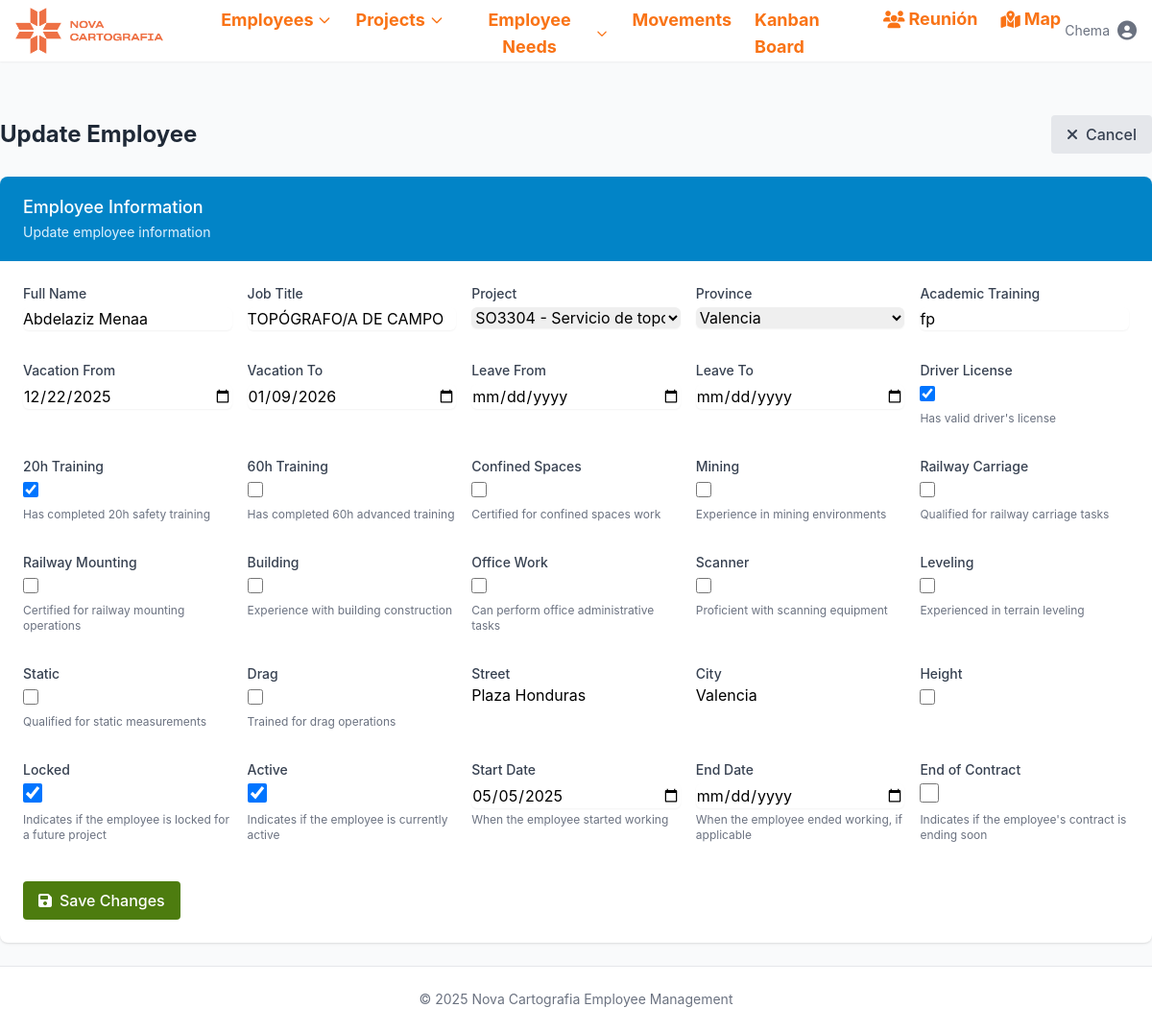
The page /employees/1/edit/ (signed in) on the database as committed earlier.
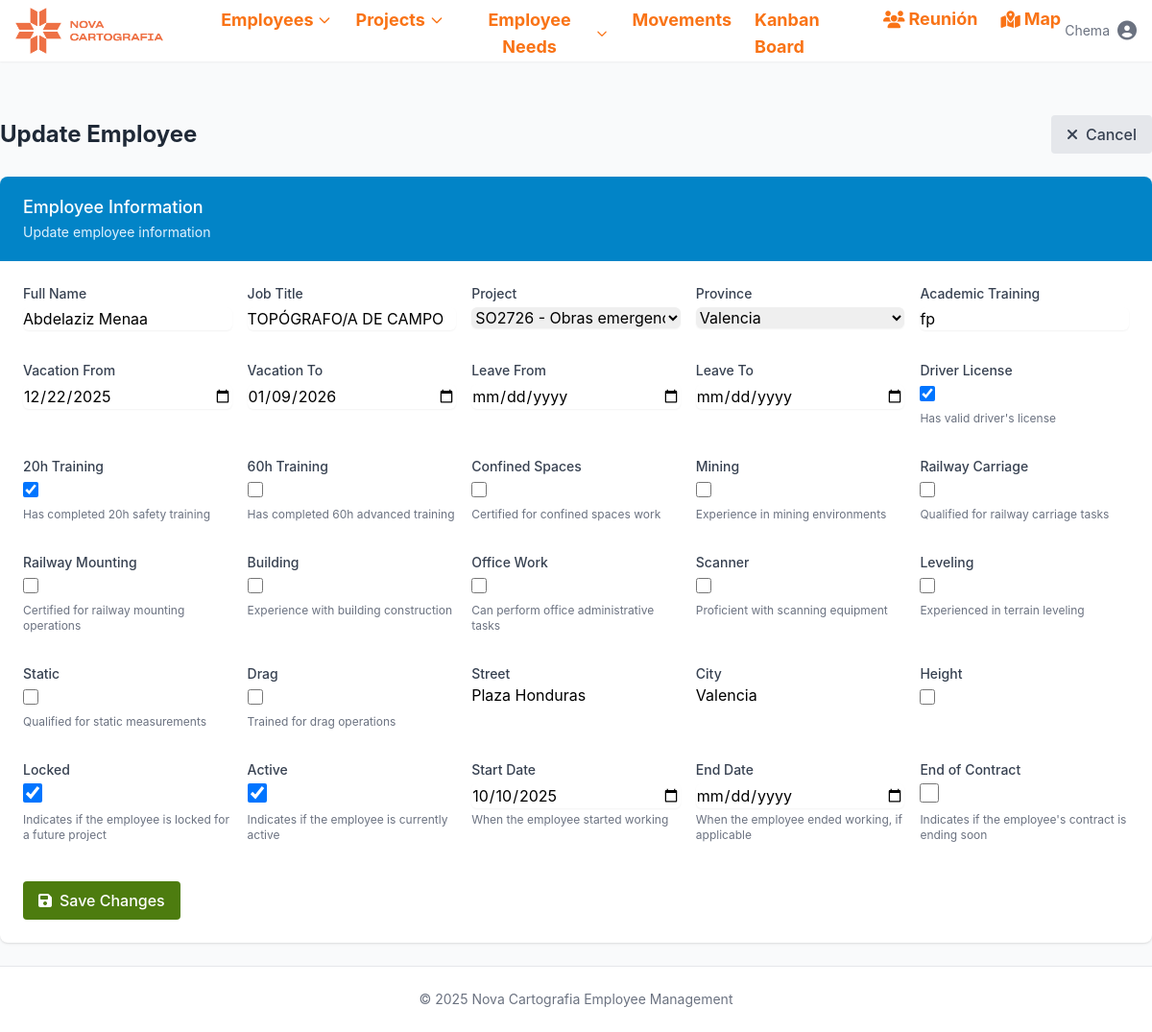
The same page on the database as committed later.
### novacartografia_employee_management/models.py (models this page shows, shortened)
class Employee(models.Model):
    name = models.CharField(max_length=100)
    job = models.CharField(max_length=100)
    project_id = models.ForeignKey(Project, on_delete=models.SET_NULL, related_name='employee_set', blank=True, null=True)
    street = models.CharField(max_length=100, blank=True, null=True)
    city = models.CharField(max_length=100, blank=True, null=True)
    active = models.BooleanField(default=True, help_text="Indicates if the employee is currently active")
    start_date = models.DateField(default=timezone.now, help_text="When the employee started working", null=True, blank=True)
    end_date = models.DateField(blank=True, null=True, help_text="When the employee ended working, if applicable")
    state = models.CharField(max_length=50, default='valencia',
           choices=[
                ('Araba (Álava)', 'Álava'),
                ('Albacete', 'Albacete'),
                ('Alacant (Alicante)', 'Alicante'),
                ('Almería', 'Almería'),
                ('Asturias', 'Asturias'),
                ('Ávila', 'Ávila'),
                ('Badajoz', 'Badajoz'),
                ('Barcelona', 'Barcelona'),
                ('Burgos', 'Burgos'),
                ('Cáceres', 'Cáceres'),
                ('Cádiz', 'Cádiz'),
                ('Cantabria', 'Cantabria'),
                ('Castelló (Castellón)', 'Castellón'),
                ('Ceuta', 'Ceuta'),
                ('Ciudad Real', 'Ciudad Real'),
                ('Córdoba', 'Córdoba'),
                ('Cuenca', 'Cuenca'),
                ('Gerona', 'Gerona'),
                ('Granada', 'Granada'),
                ('Guadalajara', 'Guadalajara'),
                ('Gipuzkoa (Guipúzcoa)', 'Guipúzcoa'),
                ('Huelva', 'Huelva'),
                ('Huesca', 'Huesca'),
                ('Islas Baleares', 'Islas Baleares'),
                ('Jaén', 'Jaén'),
                ('A Coruña (La Coruña)', 'La Coruña'),
                ('La Rioja', 'La Rioja'),
                ('Las Palmas', 'Las Palmas'),
                ('León', 'León'),
                ('Lérida', 'Lérida'),
                ('Lleida', 'Lérida'),  # Agregado porque aparece en tu CSV
                ('Lugo', 'Lugo'),
                ('Madrid', 'Madrid'),
                ('Málaga', 'Málaga'),
                ('Melilla', 'Melilla'),
                ('Murcia', 'Murcia'),
                ('Navarra (Nafarroa)', 'Navarra'),  # Corregido para coincidir con el CSV
                ('Orense', 'Orense'),
                ('Palencia', 'Palencia'),
                ('Pontevedra', 'Pontevedra'),
                ('Salamanca', 'Salamanca'),
                ('Santa Cruz de Tenerife', 'Santa Cruz de Tenerife'),
                ('Segovia', 'Segovia'),
                ('Sevilla', 'Sevilla'),
                ('Soria', 'Soria'),
                ('Tarragona', 'Tarragona'),
                ('Teruel', 'Teruel'),
                ('Toledo', 'Toledo'),
                ('Valencia', 'Valencia'),
                ('Valladolid', 'Valladolid'),
                ('Bizkaia (Vizcaya)', 'Vizcaya'),
                ('Zamora', 'Zamora'),
                ('Zaragoza', 'Zaragoza'),
            ])
    latitude = models.FloatField(null=True, blank=True)
    longitude = models.FloatField(null=True, blank=True)
    academic_training = models.CharField(max_length=100, blank=True, null=True)
    driver_license = models.BooleanField(default=False)
    twenty_hours = models.BooleanField(default=False)
    sixty_hours = models.BooleanField(default=False)
    confine = models.BooleanField(default=False)
    height = models.BooleanField(default=False)
    mining = models.BooleanField(default=False)
    railway_carriage = models.BooleanField(default=False)
    railway_mounting = models.BooleanField(default=False)
    building = models.BooleanField(default=False)
    office_work = models.BooleanField(default=False)
    scanner = models.BooleanField(default=False)
    leveling = models.BooleanField(default=False)
    static = models.BooleanField(default=False)
    drag = models.BooleanField(default=False)
    locked = models.BooleanField(default=False, help_text="Indicates if the employee is locked for a future project")
    vacations_from = models.DateField(blank=True, null=True)
    vacations_to = models.DateField(blank=True, null=True)
    leave_from = models.DateField(blank=True, null=True)
    leave_to = models.DateField(blank=True, null=True)
    end_contract = models.BooleanField(default=False, help_text="Indicates if the employee's contract is ending soon")

### novacartografia_employee_management/views.py (the view)
    def wrapper(request, *args, **kwargs):
        if not can_edit(request.user):
            messages.error(request, 'No tienes permisos para realizar esta acción.')
            return redirect('kanban_board')  # o la vista que prefieras
        return view_func(request, *args, **kwargs)

### novacartografia_employee_management/models.py (called while the page is built)
    def __str__(self):
        return self.name

### novacartografia_employee_management/views.py (called while the page is built)
def can_edit(user):
    try:
        solo_lectura_group = Group.objects.get(name='solo_lectura')
        return not user.groups.filter(id=solo_lectura_group.id).exists()
    except Group.DoesNotExist:
        return True

def require_edit_permission(view_func):
    def wrapper(request, *args, **kwargs):
        if not can_edit(request.user):
            messages.error(request, 'No tienes permisos para realizar esta acción.')
            return redirect('kanban_board')  # o la vista que prefieras
        return view_func(request, *args, **kwargs)
    return wrapper

### templates/novacartografia_employee_management/employee_form.html (shortened to what this page needs)
{% extends "base.html" %}
{% block content %}
<div class="mb-6 flex justify-between items-center">
    <h2 class="text-2xl font-bold text-gray-800">{{ title }}</h2>
    <div>
        {% if not is_new %}
            <a href="{% url 'employee_detail' employee.id %}" class="bg-gray-200 hover:bg-gray-300 text-gray-700 font-medium py-2 px-4 rounded flex items-center">
                <i class="fas fa-times mr-2"></i> Cancel
            </a>
        {% else %}
            <a href="{% url 'employee_list' %}" class="bg-gray-200 hover:bg-gray-300 text-gray-700 font-medium py-2 px-4 rounded flex items-center">
                <i class="fas fa-times mr-2"></i> Cancel
            </a>
        {% endif %}
    </div>
</div>
<div class="bg-white shadow overflow-hidden sm:rounded-lg">
    <div class="px-4 py-5 sm:px-6 bg-primary-600">
        <h3 class="text-lg leading-6 font-medium text-white">Employee Information</h3>
        <p class="mt-1 max-w-2xl text-sm text-primary-100">
            {% if is_new %}
                Enter the details for the new employee
            {% else %}
                Update employee information
            {% endif %}
        </p>
    </div>
    <div class="px-4 py-5 sm:p-6">
        <form method="post">
            <div class="grid grid-cols-1 sm:grid-cols-2 md:grid-cols-3 lg:grid-cols-5 gap-4">
                {% for field in form %}
                    <div class="mb-4">
                        <label for="{{ field.id_for_label }}" class="block text-sm font-medium text-gray-700">
                            {{ field.label }}
                        </label>
                        {% if field.field.widget.input_type == 'checkbox' %}
                            <div class="mt-1">
                                {{ field }}
                            </div>
                        {% else %}
                            {{ field }}
                        {% endif %}
                        {% if field.help_text %}
                            <p class="mt-1 text-xs text-gray-500">{{ field.help_text }}</p>
                        {% endif %}
                    </div>
                {% endfor %}
            </div>
            <div class="mt-6">
                <button type="submit" class="bg-lime-600 hover:bg-lime-700 text-white font-medium py-2 px-4 rounded flex items-center">
                    <i class="fas fa-save mr-2"></i> {{ button_text }}
                </button>
            </div>
        </form>
    </div>
</div>
{% endblock %}

Rows that differ between the two databases and show on the page:
changed Employee "Abdelaziz Menaa": project_id "SO3304 - Servicio de topografía en Nájera" → "SO2726 - Obras emergencia Levantamiento con Carro de vía Alzira-Algemesi inicio 18 febrero"; start_date "05/05/2025" → "10/10/2025"
